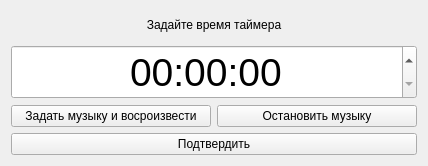
<?xml version="1.0" encoding="UTF-8"?>
<ui version="4.0">
 <class>Form</class>
 <widget class="QWidget" name="Form">
  <property name="geometry">
   <rect>
    <x>0</x>
    <y>0</y>
    <width>428</width>
    <height>166</height>
   </rect>
  </property>
  <property name="windowTitle">
   <string/>
  </property>
  <layout class="QVBoxLayout" name="verticalLayout">
   <item>
    <widget class="QLabel" name="label">
     <property name="text">
      <string>Задайте время таймера</string>
     </property>
     <property name="alignment">
      <set>Qt::AlignCenter</set>
     </property>
    </widget>
   </item>
   <item>
    <widget class="QTimeEdit" name="timeEdit">
     <property name="font">
      <font>
       <pointsize>29</pointsize>
      </font>
     </property>
     <property name="alignment">
      <set>Qt::AlignCenter</set>
     </property>
     <property name="minimumDate">
      <date>
       <year>2000</year>
       <month>1</month>
       <day>5</day>
      </date>
     </property>
     <property name="displayFormat">
      <string>HH:mm:ss</string>
     </property>
    </widget>
   </item>
   <item>
    <layout class="QHBoxLayout" name="horizontalLayout">
     <item>
      <widget class="QPushButton" name="input_play_Button">
       <property name="text">
        <string>Задать музыку и восроизвести</string>
       </property>
      </widget>
     </item>
     <item>
      <widget class="QPushButton" name="stop_play_Button">
       <property name="text">
        <string>Остановить музыку</string>
       </property>
      </widget>
     </item>
    </layout>
   </item>
   <item>
    <widget class="QPushButton" name="ok_Button">
     <property name="text">
      <string>Подтвердить</string>
     </property>
    </widget>
   </item>
  </layout>
 </widget>
 <resources/>
 <connections/>
</ui>
